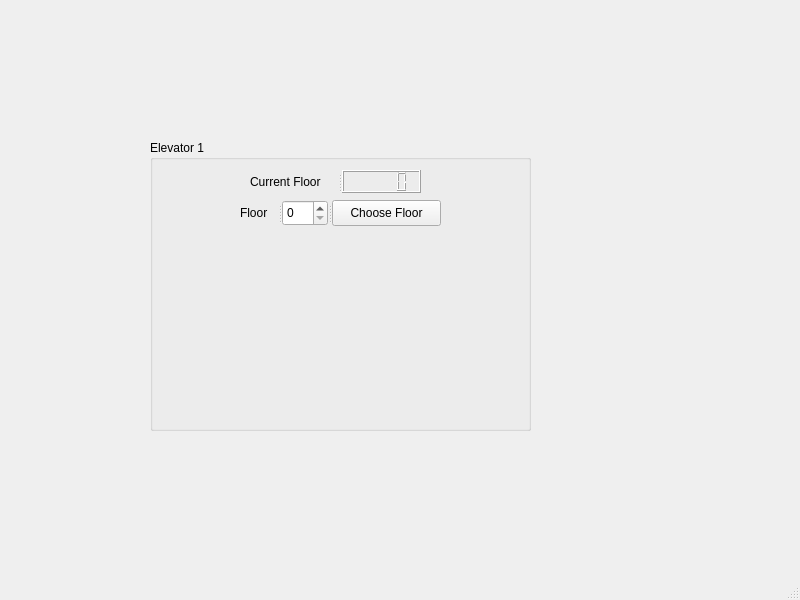
<?xml version="1.0" encoding="UTF-8"?>
<ui version="4.0">
 <class>MainWindow</class>
 <widget class="QMainWindow" name="MainWindow">
  <property name="geometry">
   <rect>
    <x>0</x>
    <y>0</y>
    <width>800</width>
    <height>600</height>
   </rect>
  </property>
  <property name="baseSize">
   <size>
    <width>3</width>
    <height>3</height>
   </size>
  </property>
  <property name="windowTitle">
   <string>MainWindow</string>
  </property>
  <widget class="QWidget" name="centralwidget">
   <widget class="QGroupBox" name="groupBox">
    <property name="geometry">
     <rect>
      <x>150</x>
      <y>140</y>
      <width>381</width>
      <height>291</height>
     </rect>
    </property>
    <property name="title">
     <string>Elevator 1</string>
    </property>
    <widget class="QSplitter" name="floorButtonPicker">
     <property name="geometry">
      <rect>
       <x>90</x>
       <y>60</y>
       <width>201</width>
       <height>26</height>
      </rect>
     </property>
     <property name="orientation">
      <enum>Qt::Horizontal</enum>
     </property>
     <widget class="QLabel" name="label">
      <property name="text">
       <string>Floor</string>
      </property>
     </widget>
     <widget class="QSpinBox" name="floorSelector">
      <property name="minimum">
       <number>0</number>
      </property>
      <property name="maximum">
       <number>4</number>
      </property>
     </widget>
     <widget class="QPushButton" name="floorButton">
      <property name="text">
       <string>Choose Floor</string>
      </property>
     </widget>
    </widget>
    <widget class="QSplitter" name="floorNumberDisplay">
     <property name="geometry">
      <rect>
       <x>100</x>
       <y>30</y>
       <width>171</width>
       <height>23</height>
      </rect>
     </property>
     <property name="orientation">
      <enum>Qt::Horizontal</enum>
     </property>
     <widget class="QLabel" name="label_2">
      <property name="text">
       <string>Current Floor</string>
      </property>
     </widget>
     <widget class="QLCDNumber" name="lcdNumber"/>
    </widget>
   </widget>
  </widget>
  <widget class="QMenuBar" name="menubar">
   <property name="geometry">
    <rect>
     <x>0</x>
     <y>0</y>
     <width>800</width>
     <height>22</height>
    </rect>
   </property>
  </widget>
  <widget class="QStatusBar" name="statusbar"/>
 </widget>
 <resources/>
 <connections/>
</ui>
